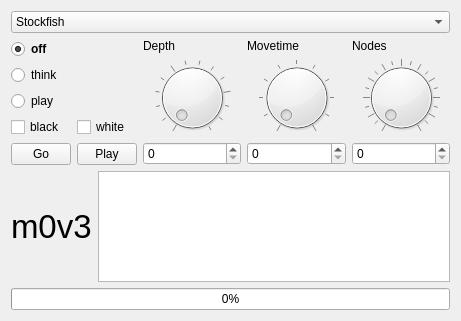
<?xml version="1.0" encoding="UTF-8"?>
<ui version="4.0">
 <class>EngineController</class>
 <widget class="QWidget" name="EngineController">
  <property name="geometry">
   <rect>
    <x>0</x>
    <y>0</y>
    <width>461</width>
    <height>321</height>
   </rect>
  </property>
  <property name="windowTitle">
   <string>Engine Controller</string>
  </property>
  <layout class="QVBoxLayout" name="verticalLayout">
   <item>
    <widget class="QComboBox" name="engineSelect">
     <item>
      <property name="text">
       <string>Stockfish</string>
      </property>
     </item>
     <item>
      <property name="text">
       <string>Giraffe</string>
      </property>
     </item>
    </widget>
   </item>
   <item>
    <layout class="QHBoxLayout" name="horizontalLayout">
     <item>
      <layout class="QVBoxLayout" name="verticalLayout_buttons">
       <item>
        <widget class="QRadioButton" name="radio_power">
         <property name="font">
          <font>
           <weight>75</weight>
           <bold>true</bold>
          </font>
         </property>
         <property name="text">
          <string>off</string>
         </property>
         <property name="checked">
          <bool>true</bool>
         </property>
        </widget>
       </item>
       <item>
        <widget class="QRadioButton" name="radio_think">
         <property name="text">
          <string>think</string>
         </property>
        </widget>
       </item>
       <item>
        <widget class="QRadioButton" name="radio_play">
         <property name="text">
          <string>play</string>
         </property>
        </widget>
       </item>
       <item>
        <layout class="QHBoxLayout" name="horizontalLayout_4">
         <item>
          <widget class="QCheckBox" name="checkBox_black">
           <property name="text">
            <string>black</string>
           </property>
          </widget>
         </item>
         <item>
          <widget class="QCheckBox" name="checkBox_white">
           <property name="text">
            <string>white</string>
           </property>
          </widget>
         </item>
        </layout>
       </item>
       <item>
        <layout class="QHBoxLayout" name="horizontalLayout_3">
         <item>
          <widget class="QPushButton" name="goButton">
           <property name="sizePolicy">
            <sizepolicy hsizetype="Minimum" vsizetype="Fixed">
             <horstretch>0</horstretch>
             <verstretch>0</verstretch>
            </sizepolicy>
           </property>
           <property name="maximumSize">
            <size>
             <width>60</width>
             <height>16777215</height>
            </size>
           </property>
           <property name="text">
            <string>Go</string>
           </property>
           <property name="iconSize">
            <size>
             <width>24</width>
             <height>24</height>
            </size>
           </property>
          </widget>
         </item>
         <item>
          <widget class="QPushButton" name="playButton">
           <property name="maximumSize">
            <size>
             <width>60</width>
             <height>16777215</height>
            </size>
           </property>
           <property name="text">
            <string>Play</string>
           </property>
          </widget>
         </item>
        </layout>
       </item>
      </layout>
     </item>
     <item>
      <layout class="QVBoxLayout" name="verticalLayout_depth">
       <item>
        <widget class="QLabel" name="label">
         <property name="text">
          <string>Depth</string>
         </property>
        </widget>
       </item>
       <item>
        <widget class="QDial" name="searchdepth">
         <property name="maximum">
          <number>25</number>
         </property>
         <property name="singleStep">
          <number>2</number>
         </property>
         <property name="notchTarget">
          <double>5.000000000000000</double>
         </property>
         <property name="notchesVisible">
          <bool>true</bool>
         </property>
        </widget>
       </item>
       <item>
        <widget class="QSpinBox" name="spinBox_depth"/>
       </item>
      </layout>
     </item>
     <item>
      <layout class="QVBoxLayout" name="verticalLayout_movetime">
       <item>
        <widget class="QLabel" name="label_2">
         <property name="text">
          <string>Movetime</string>
         </property>
        </widget>
       </item>
       <item>
        <widget class="QDial" name="movetime">
         <property name="maximum">
          <number>10000</number>
         </property>
         <property name="singleStep">
          <number>100</number>
         </property>
         <property name="pageStep">
          <number>1000</number>
         </property>
         <property name="wrapping">
          <bool>false</bool>
         </property>
         <property name="notchTarget">
          <double>1.000000000000000</double>
         </property>
         <property name="notchesVisible">
          <bool>true</bool>
         </property>
        </widget>
       </item>
       <item>
        <widget class="QSpinBox" name="spinBox_movetime"/>
       </item>
      </layout>
     </item>
     <item>
      <layout class="QVBoxLayout" name="verticalLayout_nodes">
       <item>
        <widget class="QLabel" name="label_3">
         <property name="text">
          <string>Nodes</string>
         </property>
        </widget>
       </item>
       <item>
        <widget class="QDial" name="nodes">
         <property name="maximum">
          <number>500</number>
         </property>
         <property name="singleStep">
          <number>5</number>
         </property>
         <property name="pageStep">
          <number>10</number>
         </property>
         <property name="notchTarget">
          <double>5.000000000000000</double>
         </property>
         <property name="notchesVisible">
          <bool>true</bool>
         </property>
        </widget>
       </item>
       <item>
        <widget class="QSpinBox" name="spinBox_nodes"/>
       </item>
      </layout>
     </item>
    </layout>
   </item>
   <item>
    <layout class="QHBoxLayout" name="horizontalLayout_2">
     <item>
      <widget class="QLabel" name="bestmove">
       <property name="maximumSize">
        <size>
         <width>100</width>
         <height>16777215</height>
        </size>
       </property>
       <property name="font">
        <font>
         <pointsize>25</pointsize>
         <weight>50</weight>
         <bold>false</bold>
        </font>
       </property>
       <property name="text">
        <string>m0v3</string>
       </property>
      </widget>
     </item>
     <item>
      <widget class="QListWidget" name="listOtherMoves">
       <property name="minimumSize">
        <size>
         <width>0</width>
         <height>0</height>
        </size>
       </property>
       <property name="sortingEnabled">
        <bool>false</bool>
       </property>
      </widget>
     </item>
    </layout>
   </item>
   <item>
    <widget class="QProgressBar" name="progressBar">
     <property name="value">
      <number>0</number>
     </property>
    </widget>
   </item>
  </layout>
 </widget>
 <resources/>
 <connections/>
</ui>
